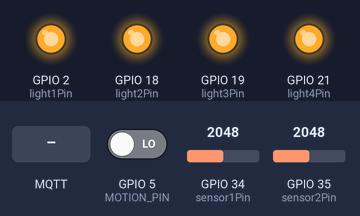
Recording of a sketch running on a simulated ESP32. Parts: output pins drawn as LEDs (lit = HIGH). Inputs (shaded band) come from the test bench; at power-on: GPIO 5 (MOTION_PIN) LOW, GPIO 34 (sensor1Pin) = 2048, GPIO 35 (sensor2Pin) = 2048. WiFi joins after 1.5 s; servers stay silent unless stated; the local clock reads 2024-03-15 10:24:30 at power-on unless the sketch sets it; EEPROM starts erased; no MQTT or app messages arrive unless stated; what the sketch prints to the serial monitor is not drawn.

Above: at 4.8 s.
4.9 s: GPIO 5 (MOTION_PIN) driven HIGH
At 7.2 s:
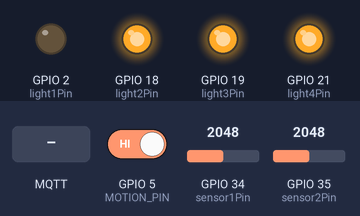
7.6 s: MQTT message "ON" arrives on the second subscribed topic
At 8.9 s:
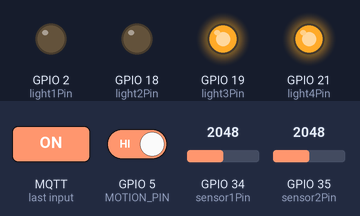
10.1 s: MQTT message "ON" arrives on the third subscribed topic
At 12.2 s:
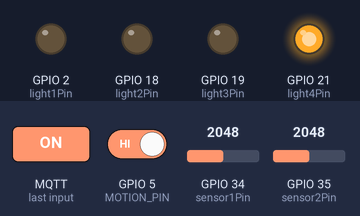
12.6 s: MQTT message "1" arrives on the second subscribed topic
At 14.6 s:
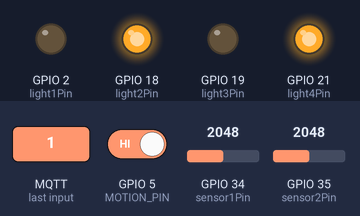
15.2 s: MQTT message "1" arrives on the third subscribed topic
At 16.9 s:
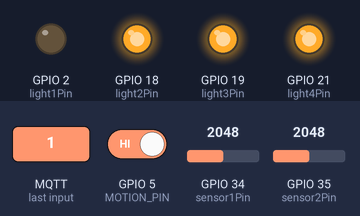
Timing chart, 0 to 18.4 s (numbered marks = the images above; inputs shaded):
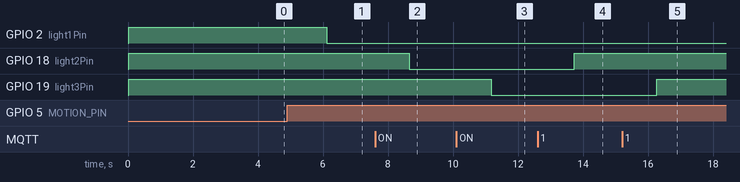

The sketch:

ESP32_Smart_Home_FINAL.ino
```cpp
#include <WiFi.h>
#include <PubSubClient.h>
#include <EEPROM.h>
#include <time.h>

// ================= WIFI =================
const char* ssid = "Laksh";
const char* password = "Lakshen8";

// ================= MQTT =================
const char* mqtt_server = "broker.hivemq.com";
const int mqtt_port = 1883;

const char* mqtt_topic_light1 = "home/light/light_1";
const char* mqtt_topic_light2 = "home/light/light_2";
const char* mqtt_topic_light3 = "home/light/light_3";
const char* mqtt_topic_light4 = "home/light/light_4";

const char* energy_topic = "home/light/energy";
const char* motion_topic = "home/light/motion";  // NEW: Motion status topic

// ================= PINS =================
const int light1Pin = 2;
const int light2Pin = 18;
const int light3Pin = 19;
const int light4Pin = 21;

// REAL ADC PINS for ACS712 sensors
const int sensor1Pin = 34;
const int sensor2Pin = 35;

const int MOTION_PIN = 5;  // PIR sensor

// ═══════════════════════════════════════════════
// TIMER & MOTION SENSOR SYSTEM
// ═══════════════════════════════════════════════

// ON TIMER: Manual override disables for the day
bool timerDisabledToday[4] = {false, false, false, false};
int lastDayOfYear = -1;

// MOTION SENSOR: Simple - motion → ON for 5 minutes (no time restrictions)
bool motionEnabled = true;           // Enable/disable from UI
bool motionActive = false;            // Currently in motion-triggered state
unsigned long motionTimeout = 0;      // When motion timeout ends
const unsigned long MOTION_DURATION = 300000;  // 5 minutes in milliseconds

// ================= EEPROM =================
#define EEPROM_SIZE 64
#define OFFSET1_ADDR 0
#define OFFSET2_ADDR 8

// ================= SENSOR CONFIG =================
float offset1 = 1.65;
float offset2 = 1.65;
float voltage_mains = 230.0;

WiFiClient espClient;
PubSubClient client(espClient);

// Energy accumulators
static float energy1 = 0;
static float energy2 = 0;

// ================= WIFI =================
void setupWiFi() {
  WiFi.begin(ssid, password);
  while (WiFi.status() != WL_CONNECTED) {
    delay(500);
    Serial.print(".");
  }
  Serial.println("\nWiFi Connected");

  // Configure NTP for accurate time (IST = UTC+5:30 = 19800 seconds)
  configTime(19800, 0, "pool.ntp.org");
  Serial.println("NTP time sync requested");

  delay(2000);
}

// ================= MQTT CALLBACK =================
void callback(char* topic, byte* payload, unsigned int length) {
  String message;
  for (int i = 0; i < length; i++) message += (char)payload[i];

  String top = String(topic);

  bool manualChange = false;
  int lightIdx = -1;

  if (top == mqtt_topic_light1) {
    // Don't override if motion mode is active
    if (!motionActive) {
      digitalWrite(light1Pin, message == "ON" ? LOW : HIGH);
    }
    manualChange = true;
    lightIdx = 0;
  }
  else if (top == mqtt_topic_light2) {
    digitalWrite(light2Pin, message == "ON" ? LOW : HIGH);
    manualChange = true;
    lightIdx = 1;
  }
  else if (top == mqtt_topic_light3) {
    digitalWrite(light3Pin, message == "ON" ? LOW : HIGH);
    manualChange = true;
    lightIdx = 2;
  }
  else if (top == mqtt_topic_light4) {
    digitalWrite(light4Pin, message == "ON" ? LOW : HIGH);
    manualChange = true;
    lightIdx = 3;
  }

  // Manual control disables ON TIMER for that day
  if (manualChange && lightIdx >= 0) {
    timerDisabledToday[lightIdx] = true;
    Serial.printf("⚠️  Manual control → ON Timer disabled for Light%d today\n", lightIdx+1);
  }
}

// ================= MQTT CONNECT =================
void connectToMQTT() {
  while (!client.connected()) {
    if (client.connect("ESP32_SMART_HOME")) {
      client.subscribe(mqtt_topic_light1);
      client.subscribe(mqtt_topic_light2);
      client.subscribe(mqtt_topic_light3);
      client.subscribe(mqtt_topic_light4);
      Serial.println("MQTT connected & subscribed");
    } else {
      Serial.print("MQTT failed, rc=");
      Serial.println(client.state());
      delay(2000);
    }
  }
}

// ================= OFFSET CALIBRATION =================
void calibrateOffsets() {
  float sum1 = 0, sum2 = 0;

  Serial.println("Calibrating offsets (no load)...");
  for (int i = 0; i < 1500; i++) {
    sum1 += analogRead(sensor1Pin) * 3.3 / 4095.0;
    sum2 += analogRead(sensor2Pin) * 3.3 / 4095.0;
    delay(2);
  }

  offset1 = sum1 / 1500;
  offset2 = sum2 / 1500;

  EEPROM.put(OFFSET1_ADDR, offset1);
  EEPROM.put(OFFSET2_ADDR, offset2);
  EEPROM.commit();

  Serial.println("✓ Offsets calibrated & saved");
}

// ================= TRUE RMS =================
float readCurrent(int pin, float offset) {
  const int samples = 2000;
  float sum = 0;

  for (int i = 0; i < samples; i++) {
    float voltage = analogRead(pin) * 3.3 / 4095.0;
    float centered = voltage - offset;
    sum += centered * centered;
    delayMicroseconds(200);
  }

  float rmsVoltage = sqrt(sum / samples);
  float current = rmsVoltage / 0.185;   // ACS712 sensitivity

  if (current < 0.03) current = 0;
  return current;
}

// ================= SETUP =================
void setup() {
  Serial.begin(115200);
  Serial.println("\n╔════════════════════════════════════════╗");
  Serial.println("║   ESP32 Smart Home Control System     ║");
  Serial.println("╚════════════════════════════════════════╝");

  pinMode(light1Pin, OUTPUT);
  pinMode(light2Pin, OUTPUT);
  pinMode(light3Pin, OUTPUT);
  pinMode(light4Pin, OUTPUT);

  // Active-LOW relays: HIGH = OFF
  digitalWrite(light1Pin, HIGH);
  digitalWrite(light2Pin, HIGH);
  digitalWrite(light3Pin, HIGH);
  digitalWrite(light4Pin, HIGH);

  pinMode(MOTION_PIN, INPUT);

  EEPROM.begin(EEPROM_SIZE);

  // Run ONCE with NO LOAD, then comment out
  // calibrateOffsets();

  EEPROM.get(OFFSET1_ADDR, offset1);
  EEPROM.get(OFFSET2_ADDR, offset2);

  Serial.printf("ACS712 Offset1: %.4fV\n", offset1);
  Serial.printf("ACS712 Offset2: %.4fV\n", offset2);

  setupWiFi();
  client.setServer(mqtt_server, mqtt_port);
  client.setCallback(callback);
  connectToMQTT();

  // Initialize day tracking
  struct tm timeinfo;
  if (getLocalTime(&timeinfo)) {
    lastDayOfYear = timeinfo.tm_yday;
    Serial.printf("✓ Current day: %d\n", lastDayOfYear);
  }

  Serial.println("\n╔════════════════════════════════════════╗");
  Serial.println("║         System Ready!                  ║");
  Serial.println("╚════════════════════════════════════════╝\n");
}

// ================= LOOP =================
void loop() {
  if (!client.connected()) connectToMQTT();
  client.loop();

  static unsigned long lastMillis = 0;

  if (millis() - lastMillis >= 1000) {
    lastMillis = millis();

    // ────────────────────────────────────
    //  CHECK FOR NEW DAY (reset ON timer flags)
    // ────────────────────────────────────
    struct tm timeinfo;
    if (getLocalTime(&timeinfo)) {
      int currentDay = timeinfo.tm_yday;
      if (currentDay != lastDayOfYear) {
        for (int i = 0; i < 4; i++) timerDisabledToday[i] = false;
        lastDayOfYear = currentDay;
        Serial.println("🌅 New day - ON Timer flags reset");
      }
    }

    // ────────────────────────────────────
    //  MOTION SENSOR: Simple 5-minute trigger
    // ────────────────────────────────────
    bool motionDetected = digitalRead(MOTION_PIN);

    if (motionDetected == HIGH && motionEnabled) {
      if (!motionActive) {
        // Start motion mode
        motionActive = true;
        motionTimeout = millis() + MOTION_DURATION;
        digitalWrite(light1Pin, LOW);  // Turn ON Light1
        Serial.println("🚶 [MOTION] Detected → Light1 ON for 5 minutes");

        // Publish motion event to MQTT
        client.publish(motion_topic, "{\"motion\":1,\"active\":1}");
      }
    }

    // Check motion timeout
    if (motionActive && millis() > motionTimeout) {
      digitalWrite(light1Pin, HIGH);  // Turn OFF
      motionActive = false;
      Serial.println("⏰ [MOTION] Timeout → Light1 OFF");

      // Publish motion end to MQTT
      client.publish(motion_topic, "{\"motion\":0,\"active\":0}");
    }

    // ────────────────────────────────────
    //  READ SENSOR CURRENTS
    // ────────────────────────────────────
    float current1 = readCurrent(sensor1Pin, offset1);
    float current2 = readCurrent(sensor2Pin, offset2);

    float power1 = voltage_mains * current1;
    float power2 = voltage_mains * current2;

    energy1 += power1 / 3600000.0;
    energy2 += power2 / 3600000.0;

    // ────────────────────────────────────
    //  SERIAL MONITOR OUTPUT
    // ────────────────────────────────────
    Serial.println("═══════════ ENERGY MONITOR ═══════════");
    Serial.printf("L1: %.3f A | %.1f W | %.6f kWh\n", current1, power1, energy1);
    Serial.printf("L2: %.3f A | %.1f W | %.6f kWh\n", current2, power2, energy2);

    if (motionActive) {
      unsigned long remaining = (motionTimeout - millis()) / 1000;
      Serial.printf("🚶 [MOTION ACTIVE] Light1 ON - %lu sec remaining\n", remaining);
    }

    // Show timer disable status
    for (int i = 0; i < 4; i++) {
      if (timerDisabledToday[i]) {
        Serial.printf("⚠️  Light%d: Timer disabled (manual override)\n", i+1);
      }
    }

    // ────────────────────────────────────
    //  PUBLISH ENERGY to MQTT
    // ────────────────────────────────────
    char msg[350];
    snprintf(msg, sizeof(msg),
      "{\"L1\":{\"current\":%.3f,\"power\":%.1f,\"energy\":%.6f},"
      "\"L2\":{\"current\":%.3f,\"power\":%.1f,\"energy\":%.6f},"
      "\"motionEnabled\":%d,\"motionActive\":%d,\"timerDisabled\":[%d,%d,%d,%d]}",
      current1, power1, energy1,
      current2, power2, energy2,
      motionEnabled ? 1 : 0,
      motionActive ? 1 : 0,
      timerDisabledToday[0], timerDisabledToday[1],
      timerDisabledToday[2], timerDisabledToday[3]
    );

    client.publish(energy_topic, msg);
    Serial.println("📡 MQTT published\n");
  }
}
```

Measured:
- after the input at 4.9 s, GPIO 2 (light1Pin): HIGH → LOW after 1.2 s
- after the input at 7.6 s, GPIO 18 (light2Pin): HIGH → LOW after 1.0 s
- after the input at 10.1 s, GPIO 19 (light3Pin): HIGH → LOW after 1.1 s
- after the input at 12.6 s, GPIO 18 (light2Pin): LOW → HIGH after 1.1 s
- after the input at 15.2 s, GPIO 19 (light3Pin): LOW → HIGH after 1.1 s
